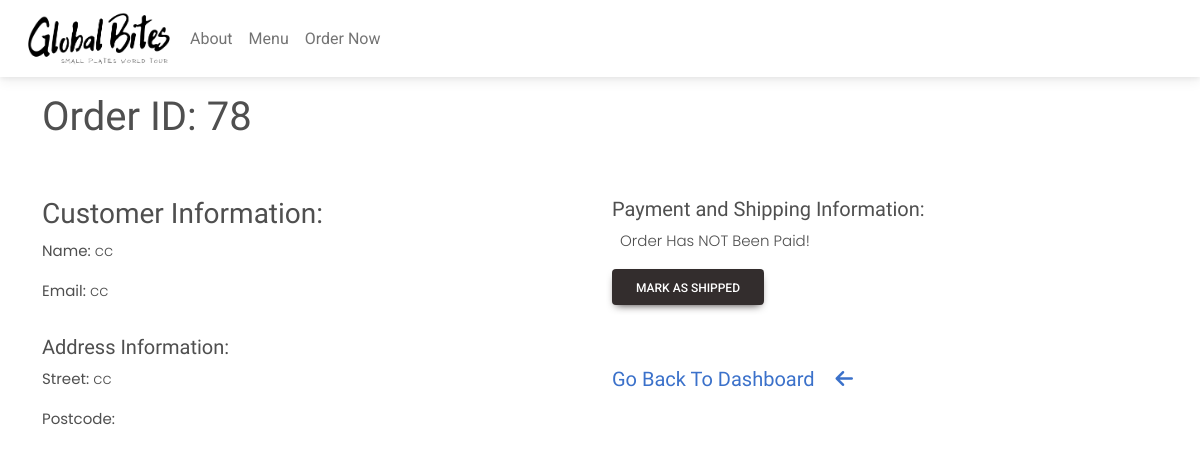
Page /globalbites/orders/78/ (signed in) on the committed database.
### customer/models.py (models this page shows, shortened)
class OrderModel(models.Model):
    created_on = models.DateTimeField(auto_now_add=True)
    price = models.DecimalField(max_digits=7, decimal_places=2)
    items = models.ManyToManyField('MenuItem', related_name='order', blank=True)
    name = models.CharField(max_length=50, blank=True)
    email = models.CharField(max_length=50, blank=True)
    street = models.CharField(max_length=50, blank=True)
    city = models.CharField(max_length=50, blank=True)
    state = models.CharField(max_length=15, blank=True, null=True)
    zip_code = models.IntegerField(blank=True, null=True)
    is_paid = models.BooleanField(default=False)
    is_shipped = models.BooleanField(default=False)

### globalbites/views.py (the view, shortened to what this page needs)
# urls.py: path('orders/<int:pk>/', OrderDetails.as_view(), name='order-details'),
class OrderDetails(LoginRequiredMixin, UserPassesTestMixin, View):
    def get(self, request, pk, *args, **kwargs):
        order = OrderModel.objects.get(pk=pk)
        context = {
            'order': order
        }
        return render(request, 'globalbites/order-details.html', context)
    def test_func(self):
        return self.request.user.groups.filter(name='Staff').exists()

### globalbites/templates/globalbites/order-details.html (shortened to what this page needs)
{% extends 'globalbites/base.html' %}
{% block content %}
<div class='container'>
    <div class='row'>
        <div class='col-md-6 col-sm-12 mt-3'>
            <h1>Order ID: {{ order.pk }}</h1>
        </div>
    </div>
    <div class='row'>
        <div class='col-md-6 col-sm-12 mt-5'>
            <h3>Customer Information:</h3>
            <p><span style='font-weight:400;'>Name:</span> {{ order.name }}</p>
            <p><span style='font-weight:400;'>Email:</span> {{ order.email }}</p>
            <h5 class='pt-3'>Address Information:</h5>
            <p><span style='font-weight:400;'>Street:</span> {{ order.street }}</p>
            <p><span style='font-weight:400;'>Postcode:</span> {{ order.postcode }}</p>
        </div>
        <div class='col-md-6 col-sm-12 mt-5'>
            <h5>Payment and Shipping Information:</h5>
            {% if order.is_paid %}
                <p><i style='color: rgb(0, 219, 235);' class='fas fa-check'></i><span class='ps-2'>Order Has Been Paid!</span></p>
            {% else %}
                <p><span class='ps-2'>Order Has NOT Been Paid!</span></p>
            {% endif %}
	        {% if order.is_shipped %}
    	        <p><i style='color: rgb(0, 219, 235);' class='fas fa-check'></i><span class='ps-2'>Order Has Been Shipped!</span></p>
        	{% else %}
                <form method='POST'>
                    <button type='submit' class='btn btn btn-dark'>Mark As Shipped</button>
                <form>
            {% endif %}
            <p>
            <a href='{% url "dashboard" %}'><h5>Go Back To Dashboard
                <i class='fa-solid fa-arrow-left ms-3 pt-5'></i></h5>
            </a>
            </p>
        </div>
    </div>
</div>
{% endblock content%}

### customer/static/customer/site.css (style rules this page uses)
h1 { font-family: 'Josefin Sans', sans-serif; font-weight: 400; }
p { font-family: 'Poppins', sans-serif; font-weight: 300; font-size: 15px; }
h2, h3 , h4, h5 , h6 { font-family: 'Josefin Sans', sans-serif; font-weight: 200; }

### rows in the picture
OrderModel: pk "78", name "cc", email "cc", street "cc"
